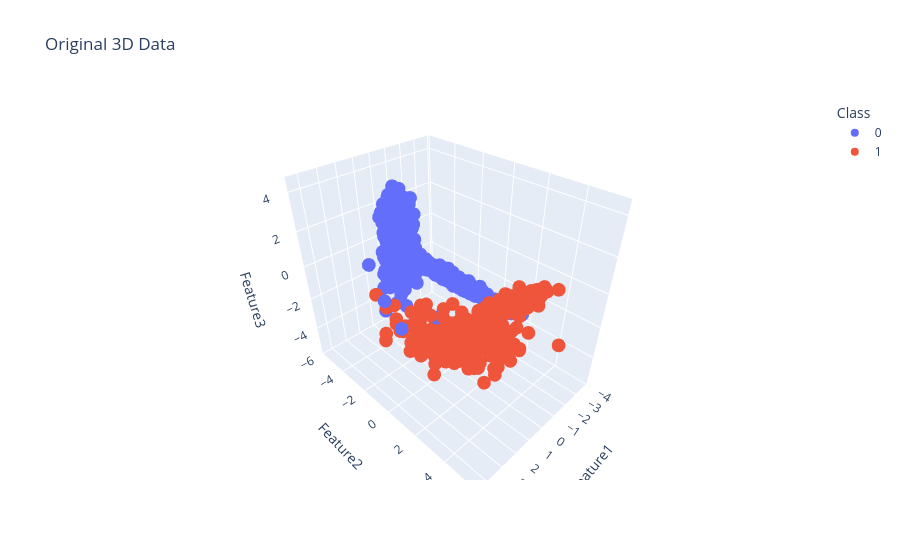

Source (notebook cell):
### Markdown cell above
## 3d Data

### Code cell
import numpy as np
import plotly.express as px
import matplotlib.pyplot as plt
from sklearn.datasets import make_classification
from sklearn.decomposition import PCA
from sklearn.preprocessing import StandardScaler

X, y = make_classification(
    n_samples=1000,
    n_features=3,
    n_informative = 3,
    n_redundant=0,
    n_classes=2,
    n_clusters_per_class=2,
    class_sep=1.8,
    flip_y=0.01)

import pandas as pd

df = pd.DataFrame(X, columns=["Feature1", "Feature2", "Feature3"])
df["Class"] = y.astype(str)

fig = px.scatter_3d(df,
                    x="Feature1",
                    y="Feature2",
                    z="Feature3",
                    color="Class",
                    title="Original 3D Data")

fig.show()

# 2️⃣ Standardize (IMPORTANT!)
scaler = StandardScaler()
X_scaled = scaler.fit_transform(X)

### Figure 1 — Plotly figure (JSON) as saved in the notebook; plotly's stock layout.template omitted (floating-point values rounded to 4 significant figures; data arrays with more than 128 entries replaced by an {"elided": "..."} marker saying what was removed)
{"data": [{"hovertemplate": "Class=0<br>Feature1=%{x}<br>Feature2=%{y}<br>Feature3=%{z}<extra></extra>", "legendgroup": "0", "marker": {"color": "#636efa", "symbol": "circle"}, "mode": "markers", "name": "0", "scene": "scene", "showlegend": true, "type": "scatter3d", "x": {"elided": "502 float values"}, "y": {"elided": "502 float values"}, "z": {"elided": "502 float values"}}, {"hovertemplate": "Class=1<br>Feature1=%{x}<br>Feature2=%{y}<br>Feature3=%{z}<extra></extra>", "legendgroup": "1", "marker": {"color": "#EF553B", "symbol": "circle"}, "mode": "markers", "name": "1", "scene": "scene", "showlegend": true, "type": "scatter3d", "x": {"elided": "498 float values"}, "y": {"elided": "498 float values"}, "z": {"elided": "498 float values"}}], "layout": {"legend": {"title": {"text": "Class"}, "tracegroupgap": 0}, "scene": {"domain": {"x": [0, 1], "y": [0, 1]}, "xaxis": {"title": {"text": "Feature1"}}, "yaxis": {"title": {"text": "Feature2"}}, "zaxis": {"title": {"text": "Feature3"}}}, "title": {"text": "Original 3D Data"}}}
